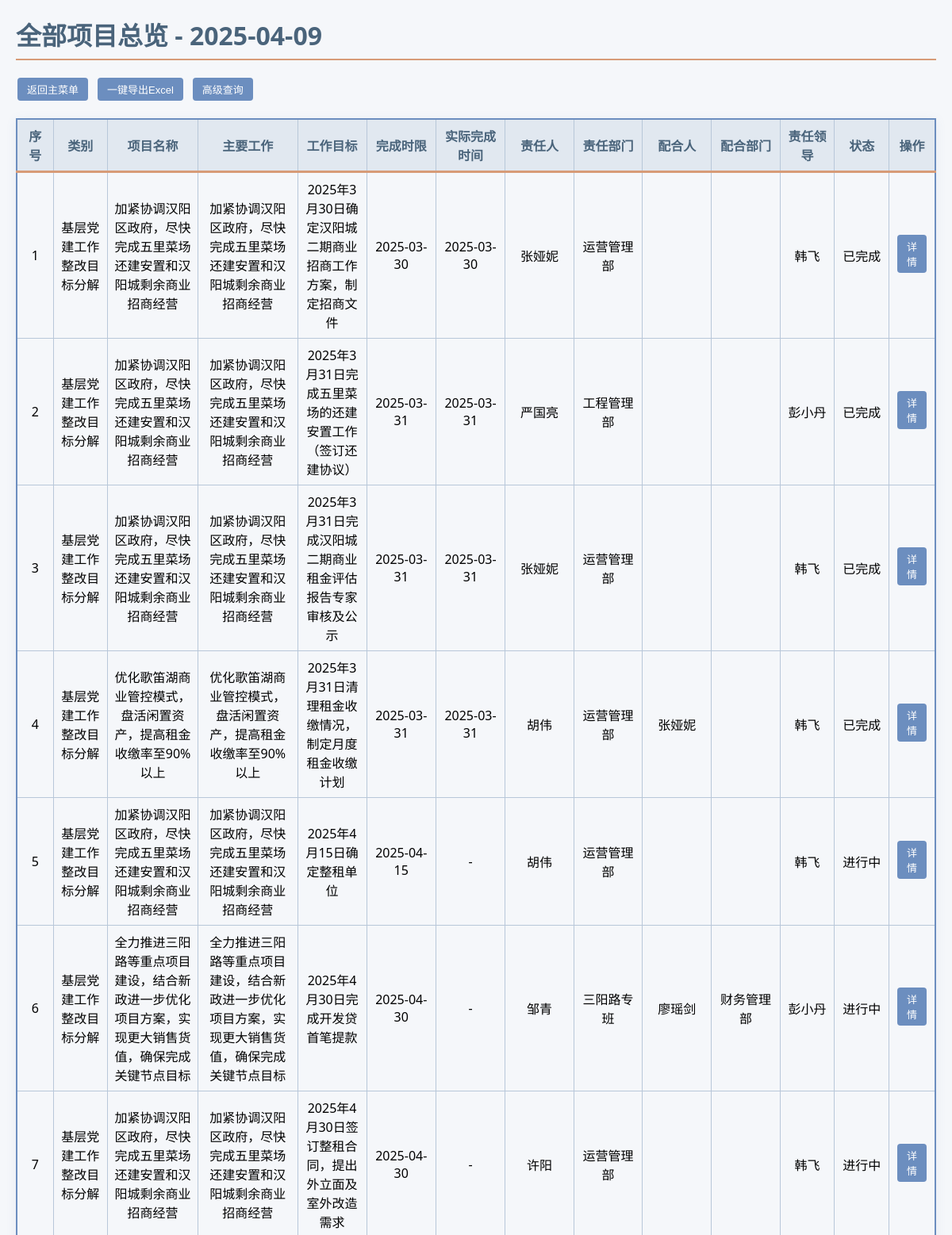
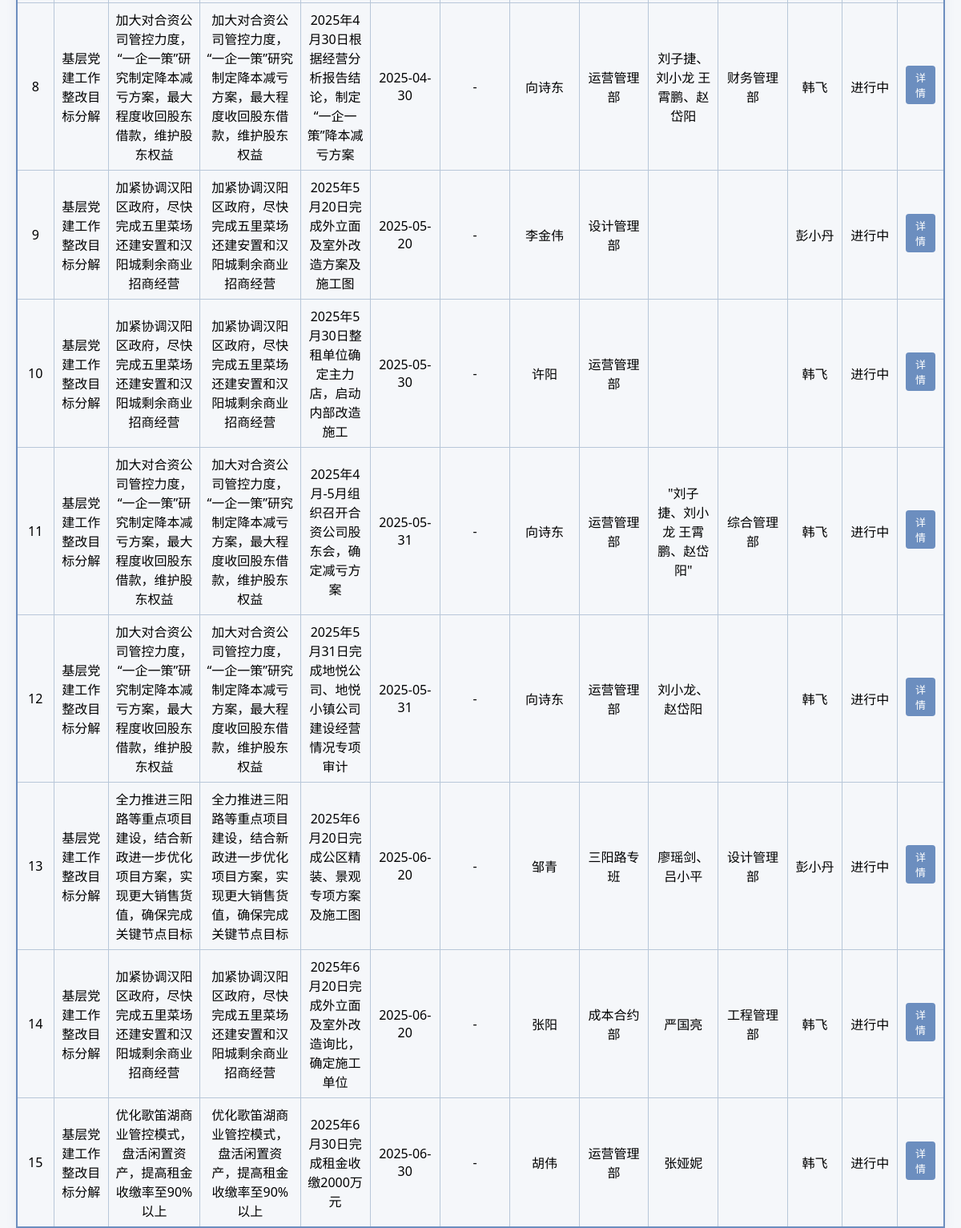
Page /all_projects on the committed database (2 pictures, top to bottom).
### tables this page shows
CREATE TABLE users (
            id INTEGER PRIMARY KEY AUTOINCREMENT,
            username TEXT NOT NULL UNIQUE,
            password TEXT NOT NULL,
            phone TEXT,
            is_admin INTEGER DEFAULT 0,
            created_at TIMESTAMP DEFAULT CURRENT_TIMESTAMP
        );

CREATE TABLE unfinished_projects (
            id INTEGER PRIMARY KEY AUTOINCREMENT,
            category TEXT NOT NULL,
            project_name TEXT NOT NULL,
            main_work TEXT NOT NULL,
            work_goal TEXT NOT NULL,
            completion_time DATE NOT NULL,
            responsible_person_id INTEGER REFERENCES users(id),
            responsible_department TEXT NOT NULL,
            collaborator TEXT,
            collaborating_department TEXT,
            responsible_leader_id INTEGER REFERENCES users(id),
            is_finished INTEGER DEFAULT 0 CHECK(is_finished IN (0, 1)),
            completion_status_1 TEXT,
            completion_status_2 TEXT,
            completion_status_3 TEXT,
            completion_status_4 TEXT,
            completion_status_5 TEXT,
            completion_status_6 TEXT,
            completion_status_7 TEXT,
            completion_status_8 TEXT,
            completion_status_9 TEXT,
            completion_status_10 TEXT,
            created_at TIMESTAMP DEFAULT CURRENT_TIMESTAMP
        );

### app.py (the view, shortened to what this page needs)
@app.route('/all_projects', methods=['GET', 'POST'])
def all_projects():
    current_date = datetime.datetime.now().strftime('%Y-%m-%d')
    query_type = request.args.get('query_type', 'deadline')
    start_date = request.args.get('start_date')
    end_date = request.args.get('end_date')
    page = request.args.get('page', 1, type=int)
    per_page = 15
    with get_db() as conn:
        base_query = '''
            SELECT
                up.id,
                up.category,
                up.project_name,
                up.main_work,
                up.work_goal,
                up.completion_time AS plan_date,
                u1.username AS responsible_person,
                up.responsible_department,
                up.collaborator,
                up.collaborating_department,
                u3.username AS responsible_leader,
                CASE
                    WHEN julianday(up.completion_time) < julianday('now') THEN '逾期'
                    ELSE '进行中'
                END AS status,
                0 AS is_finished,
                NULL AS completion_time_finished
            FROM unfinished_projects up
            LEFT JOIN users u1 ON up.responsible_person_id = u1.id
            LEFT JOIN users u3 ON up.responsible_leader_id = u3.id
            UNION ALL
            SELECT
                fp.id,
                fp.category,
                fp.project_name,
                fp.main_work,
                fp.work_goal,
                fp.completion_time AS plan_date,
                u1.username AS responsible_person,
                fp.responsible_department,
                fp.collaborator,
                fp.collaborating_department,
                u3.username AS responsible_leader,
                '已完成' AS status,
                1 AS is_finished,
                fp.completion_time_finished
            FROM finished_projects fp
            LEFT JOIN users u1 ON fp.responsible_person_id = u1.id
            LEFT JOIN users u3 ON fp.responsible_leader_id = u3.id
        '''
        where_clauses = []
        params = []
        full_query = base_query
        if where_clauses:
            full_query = f"SELECT * FROM ({base_query}) WHERE {' AND '.join(where_clauses)}"
        pagination_query = f'''
            SELECT * FROM ({full_query})
            ORDER BY plan_date ASC
            LIMIT {per_page} OFFSET {(page - 1) * per_page}
        '''
        projects = conn.execute(pagination_query, params).fetchall()
        count_query = f"SELECT COUNT(*) FROM ({full_query})"
        total = conn.execute(count_query, params).fetchone()[0]
    return render_template(
        'all_projects.html',
        all_projects=projects,
        current_date=current_date,
        query_type=query_type,
        start_date=start_date,
        end_date=end_date,
        pagination={
            'page': page,
            'per_page': per_page,
            'total': total,
            'pages': (total // per_page) + (1 if total % per_page else 0)
        }
    )

### app.py (called while the page is built)
def get_db():
    if not hasattr(g, '_database'):
        try:
            g._database = sqlite3.connect(app.config['DATABASE'])
            g._database.row_factory = sqlite3.Row
            init_sqlite_schema(g._database)
        except sqlite3.Error as e:
            print(f"数据库连接失败: {str(e)}")
            raise
    return g._database

def format_datetime(value, format='%Y-%m-%d'):
    if isinstance(value, str):
        try:
            date_obj = datetime.datetime.strptime(value, '%Y-%m-%d')
            return date_obj.strftime(format)
        except ValueError:
            return value
    elif isinstance(value, datetime.date):
        return value.strftime(format)
    return value

### templates/all_projects.html (shortened to what this page needs)
<!DOCTYPE html>
<html lang="zh-CN">
<head>
</head>
<body>
    <div class="main-container">
        <h1>全部项目总览 - {{ current_date }}</h1>
        <div style="margin-bottom:15px; display: flex; gap: 8px; align-items: center; flex-wrap: wrap;">
            <a href="{{ url_for('index') }}" class="btn-main">返回主菜单</a>
            <form method="post" action="{{ url_for('all_projects') }}" style="margin:0;" onsubmit="return handleExport(event)">
                <button type="submit" class="btn-main">一键导出Excel</button>
            </form>
            <button class="btn-main" onclick="showQueryModal()">高级查询</button>
        </div>
        <table>
            <thead>
                <tr>
                    <th>序号</th>
                    <th>类别</th>
                    <th>项目名称</th>
                    <th>主要工作</th>
                    <th>工作目标</th>
                    <th>完成时限</th>
                    <th>实际完成时间</th>
                    <th>责任人</th>
                    <th>责任部门</th>
                    <th>配合人</th>
                    <th>配合部门</th>
                    <th>责任领导</th>
                    <th>状态</th>
                    <th>操作</th>
                </tr>
            </thead>
            <tbody>
                {% set seen = {} %}
                {% if not all_projects %}
                    <tr>
                        <td colspan="14" style="text-align:center; padding:20px; color:#666;">
                            暂无项目数据
                        </td>
                    </tr>
                {% else %}
                    {% for proj in all_projects %}
                        {% set key = proj.main_work ~ proj.work_goal ~ proj.responsible_person %}
                        {% if key in seen %}
                            {% set is_repeat = seen[key] > 1 %}
                        {% else %}
                            {% set is_repeat = False %}
                        {% endif %}
                        <tr class="
                        ">
                            <td data-label="序号">{{ loop.index }}</td>
                            <td data-label="类别">{{ proj.category }}</td>
                            <td data-label="项目名称">{{ proj.project_name }}</td>
                            <td data-label="主要工作">{{ proj.main_work }}</td>
                            <td data-label="工作目标">{{ proj.work_goal }}</td>
                            <td data-label="完成时限">{{ proj.plan_date|dateformat }}</td>
                            <td data-label="实际完成时间">
                                {{ proj.completion_time_finished|dateformat if proj.is_finished else '-' }}
                            </td>
                            <td data-label="责任人">{{ proj.responsible_person }}</td>
                            <td data-label="责任部门">{{ proj.responsible_department }}</td>
                            <td data-label="配合人">{{ proj.collaborator }}</td>
                            <td data-label="配合部门">{{ proj.collaborating_department }}</td>
                            <td data-label="责任领导">{{ proj.responsible_leader }}</td>
                            <td data-label="状态">
                                <span class="{% if proj.status == '逾期' %}status-overdue{% endif %}">
                                    {{ proj.status }}
                                </span>
                            </td>
                            <td data-label="操作">
                                <a href="{{ url_for('finished_project_detail' if proj.is_finished else 'project_detail', project_id=proj.id) }}"
                                   class="btn-main">详情</a>
                            </td>
                        </tr>
                    {% endfor %}
                {% endif %}
            </tbody>
        </table>
    </div>
</body>
</html>

### templates/all_projects.html (style rules this page uses)
body { background: #F5F7FA; margin: 0; font-family: 'Segoe UI', sans-serif; min-height: 100vh; }
.main-container { width: 100%; padding: 0 20px; box-sizing: border-box; }
h1 { color: #4A647B; border-bottom: 2px solid #D79B77; padding-bottom: 8px; margin: 20px 0; }
.btn-main { background: #6C8EBF; color: white; padding: 5px 12px; border-radius: 4px; text-decoration: none; display: inline-block; transition: all 0.3s; position: relative; overflow: hidden; border: none; cursor: pointer; font-size: 13px; margin: 2px; }
table { width: 100%; border: 2px solid #6C8EBF; border-collapse: collapse; margin-top: 20px; box-shadow: 0 2px 12px rgba(108, 142, 191, 0.1); }
th, td { border: 1px solid #B8C7D9; padding: 8px; text-align: center; vertical-align: middle; word-wrap: break-word; }
th { background: #E1E8F0; color: #4A647B; font-weight: 600; border-bottom: 3px solid #D79B77; }
th:nth-child(1) { width: 4%; }
th:nth-child(2) { width: 6%; }
th:nth-child(3) { width: 10%; }
th:nth-child(6) { width: 7%; }
th:nth-child(7) { width: 7%; }
th:nth-child(13) { width: 6%; }
th:nth-child(14) { width: 6%; }
th:nth-child(4) { width: 11%; }
th:nth-child(5) { width: 7.6%; }
th:nth-child(6) { width: 7.6%; }
th:nth-child(7) { width: 7.6%; }
th:nth-child(8) { width: 7.6%; }
th:nth-child(9) { width: 7.6%; }
th:nth-child(10) { width: 7.6%; }
th:nth-child(11) { width: 7.6%; }
th:nth-child(12) { width: 6%; }

### rows in the picture
users: category "基层党建工作整改目标分解", project_name "加紧协调汉阳区政府，尽快完成五里菜场还建安置和汉阳城剩余商业招商经营", main_work "加紧协调汉阳区政府，尽快完成五里菜场还建安置和汉阳城剩余商业招商经营", work_goal "2025年3月30日确定汉阳城二期商业招商工作方案，制定招商文件", plan_date "2025-03-30", completion_time_finished "2025-03-30", responsible_person "张娅妮", responsible_department "运营管理部", responsible_leader "韩飞", status "已完成", work_goal "2025年3月31日完成汉阳城二期商业租金评估报告专家审核及公示", plan_date "2025-03-31", completion_time_finished "2025-03-31"
users: category "基层党建工作整改目标分解", project_name "加紧协调汉阳区政府，尽快完成五里菜场还建安置和汉阳城剩余商业招商经营", main_work "加紧协调汉阳区政府，尽快完成五里菜场还建安置和汉阳城剩余商业招商经营", work_goal "2025年3月31日完成五里菜场的还建安置工作（签订还建协议）", plan_date "2025-03-31", completion_time_finished "2025-03-31", responsible_person "严国亮", responsible_department "工程管理部", responsible_leader "彭小丹", status "已完成"
users: category "基层党建工作整改目标分解", project_name "优化歌笛湖商业管控模式，盘活闲置资产，提高租金收缴率至90%以上", main_work "优化歌笛湖商业管控模式，盘活闲置资产，提高租金收缴率至90%以上", work_goal "2025年3月31日清理租金收缴情况，制定月度租金收缴计划", plan_date "2025-03-31", completion_time_finished "2025-03-31", responsible_person "胡伟", responsible_department "运营管理部", collaborator "张娅妮", responsible_leader "韩飞", status "已完成"
unfinished_projects: category "基层党建工作整改目标分解", project_name "加紧协调汉阳区政府，尽快完成五里菜场还建安置和汉阳城剩余商业招商经营", main_work "加紧协调汉阳区政府，尽快完成五里菜场还建安置和汉阳城剩余商业招商经营", work_goal "2025年4月15日确定整租单位", plan_date "2025-04-15", completion_time_finished "-", responsible_person "胡伟", responsible_department "运营管理部", responsible_leader "韩飞", status "进行中"
unfinished_projects: category "基层党建工作整改目标分解", project_name "全力推进三阳路等重点项目建设，结合新政进一步优化项目方案，实现更大销售货值，确保完成关键节点目标", main_work "全力推进三阳路等重点项目建设，结合新政进一步优化项目方案，实现更大销售货值，确保完成关键节点目标", work_goal "2025年4月30日完成开发贷首笔提款", plan_date "2025-04-30", completion_time_finished "-", responsible_person "邹青", responsible_department "三阳路专班", collaborator "廖瑶剑", collaborating_department "财务管理部", responsible_leader "彭小丹", status "进行中"
unfinished_projects: category "基层党建工作整改目标分解", project_name "加紧协调汉阳区政府，尽快完成五里菜场还建安置和汉阳城剩余商业招商经营", main_work "加紧协调汉阳区政府，尽快完成五里菜场还建安置和汉阳城剩余商业招商经营", work_goal "2025年4月30日签订整租合同，提出外立面及室外改造需求", plan_date "2025-04-30", completion_time_finished "-", responsible_person "许阳", responsible_department "运营管理部", responsible_leader "韩飞", status "进行中"
unfinished_projects: category "基层党建工作整改目标分解", project_name "加大对合资公司管控力度，“一企一策”研究制定降本减亏方案，最大程度收回股东借款，维护股东权益", main_work "加大对合资公司管控力度，“一企一策”研究制定降本减亏方案，最大程度收回股东借款，维护股东权益", work_goal "2025年4月30日根据经营分析报告结论，制定“一企一策”降本减亏方案", plan_date "2025-04-30", completion_time_finished "-", responsible_person "向诗东", responsible_department "运营管理部", collaborator "刘子捷、刘小龙 王霄鹏、赵岱阳", collaborating_department "财务管理部", responsible_leader "韩飞", status "进行中"
unfinished_projects: category "基层党建工作整改目标分解", project_name "加紧协调汉阳区政府，尽快完成五里菜场还建安置和汉阳城剩余商业招商经营", main_work "加紧协调汉阳区政府，尽快完成五里菜场还建安置和汉阳城剩余商业招商经营", work_goal "2025年5月20日完成外立面及室外改造方案及施工图", plan_date "2025-05-20", completion_time_finished "-", responsible_person "李金伟", responsible_department "设计管理部", responsible_leader "彭小丹", status "进行中"
unfinished_projects: category "基层党建工作整改目标分解", project_name "加紧协调汉阳区政府，尽快完成五里菜场还建安置和汉阳城剩余商业招商经营", main_work "加紧协调汉阳区政府，尽快完成五里菜场还建安置和汉阳城剩余商业招商经营", work_goal "2025年5月30日整租单位确定主力店，启动内部改造施工", plan_date "2025-05-30", completion_time_finished "-", responsible_person "许阳", responsible_department "运营管理部", responsible_leader "韩飞", status "进行中"
unfinished_projects: category "基层党建工作整改目标分解", project_name "加大对合资公司管控力度，“一企一策”研究制定降本减亏方案，最大程度收回股东借款，维护股东权益", main_work "加大对合资公司管控力度，“一企一策”研究制定降本减亏方案，最大程度收回股东借款，维护股东权益", work_goal "2025年4月-5月组织召开合资公司股东会，确定减亏方案", plan_date "2025-05-31", completion_time_finished "-", responsible_person "向诗东", responsible_department "运营管理部", collaborator "\"刘子捷、刘小龙 王霄鹏、赵岱阳\"", collaborating_department "综合管理部", responsible_leader "韩飞", status "进行中"
unfinished_projects: category "基层党建工作整改目标分解", project_name "加大对合资公司管控力度，“一企一策”研究制定降本减亏方案，最大程度收回股东借款，维护股东权益", main_work "加大对合资公司管控力度，“一企一策”研究制定降本减亏方案，最大程度收回股东借款，维护股东权益", work_goal "2025年5月31日完成地悦公司、地悦小镇公司建设经营情况专项审计", plan_date "2025-05-31", completion_time_finished "-", responsible_person "向诗东", responsible_department "运营管理部", collaborator "刘小龙、赵岱阳", responsible_leader "韩飞", status "进行中"
unfinished_projects: category "基层党建工作整改目标分解", project_name "全力推进三阳路等重点项目建设，结合新政进一步优化项目方案，实现更大销售货值，确保完成关键节点目标", main_work "全力推进三阳路等重点项目建设，结合新政进一步优化项目方案，实现更大销售货值，确保完成关键节点目标", work_goal "2025年6月20日完成公区精装、景观专项方案及施工图", plan_date "2025-06-20", completion_time_finished "-", responsible_person "邹青", responsible_department "三阳路专班", collaborator "廖瑶剑、吕小平", collaborating_department "设计管理部", responsible_leader "彭小丹", status "进行中"
unfinished_projects: category "基层党建工作整改目标分解", project_name "加紧协调汉阳区政府，尽快完成五里菜场还建安置和汉阳城剩余商业招商经营", main_work "加紧协调汉阳区政府，尽快完成五里菜场还建安置和汉阳城剩余商业招商经营", work_goal "2025年6月20日完成外立面及室外改造询比，确定施工单位", plan_date "2025-06-20", completion_time_finished "-", responsible_person "张阳", responsible_department "成本合约部", collaborator "严国亮", collaborating_department "工程管理部", responsible_leader "韩飞", status "进行中"
unfinished_projects: category "基层党建工作整改目标分解", project_name "优化歌笛湖商业管控模式，盘活闲置资产，提高租金收缴率至90%以上", main_work "优化歌笛湖商业管控模式，盘活闲置资产，提高租金收缴率至90%以上", work_goal "2025年6月30日完成租金收缴2000万元", plan_date "2025-06-30", completion_time_finished "-", responsible_person "胡伟", responsible_department "运营管理部", collaborator "张娅妮", responsible_leader "韩飞", status "进行中"
